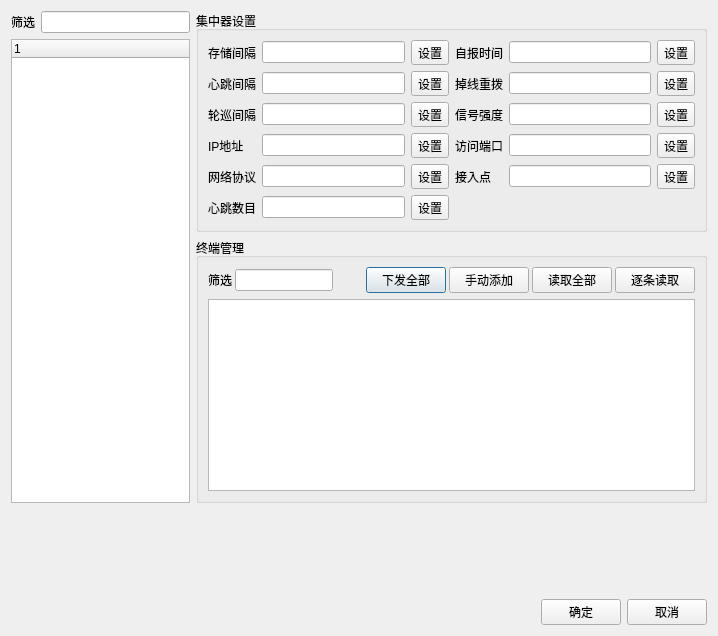
<?xml version="1.0" encoding="UTF-8"?>
<ui version="4.0">
 <class>ConcentratorConfigDlg</class>
 <widget class="QDialog" name="ConcentratorConfigDlg">
  <property name="geometry">
   <rect>
    <x>0</x>
    <y>0</y>
    <width>718</width>
    <height>636</height>
   </rect>
  </property>
  <property name="windowTitle">
   <string/>
  </property>
  <layout class="QVBoxLayout" name="verticalLayout_4">
   <item>
    <layout class="QHBoxLayout" name="horizontalLayout_4">
     <item>
      <layout class="QVBoxLayout" name="verticalLayout">
       <item>
        <layout class="QHBoxLayout" name="horizontalLayout_2">
         <item>
          <widget class="QLabel" name="label_11">
           <property name="text">
            <string>筛选</string>
           </property>
          </widget>
         </item>
         <item>
          <widget class="QLineEdit" name="leConcentratorFilter">
           <property name="maximumSize">
            <size>
             <width>200</width>
             <height>16777215</height>
            </size>
           </property>
          </widget>
         </item>
        </layout>
       </item>
       <item>
        <widget class="QTreeWidget" name="trwConcentrator">
         <property name="maximumSize">
          <size>
           <width>200</width>
           <height>16777215</height>
          </size>
         </property>
         <column>
          <property name="text">
           <string notr="true">1</string>
          </property>
         </column>
        </widget>
       </item>
      </layout>
     </item>
     <item>
      <layout class="QVBoxLayout" name="verticalLayout_3">
       <item>
        <widget class="QGroupBox" name="groupBox">
         <property name="title">
          <string>集中器设置</string>
         </property>
         <layout class="QGridLayout" name="gridLayout">
          <item row="0" column="0">
           <widget class="QLabel" name="label">
            <property name="text">
             <string>存储间隔</string>
            </property>
           </widget>
          </item>
          <item row="0" column="1">
           <widget class="QLineEdit" name="lineEdit_2"/>
          </item>
          <item row="0" column="2">
           <widget class="QToolButton" name="toolButton">
            <property name="text">
             <string>设置</string>
            </property>
           </widget>
          </item>
          <item row="0" column="3">
           <widget class="QLabel" name="label_2">
            <property name="text">
             <string>自报时间</string>
            </property>
           </widget>
          </item>
          <item row="0" column="4">
           <widget class="QLineEdit" name="lineEdit_3"/>
          </item>
          <item row="0" column="5">
           <widget class="QToolButton" name="toolButton_2">
            <property name="text">
             <string>设置</string>
            </property>
           </widget>
          </item>
          <item row="1" column="0">
           <widget class="QLabel" name="label_4">
            <property name="text">
             <string>心跳间隔</string>
            </property>
           </widget>
          </item>
          <item row="1" column="1">
           <widget class="QLineEdit" name="lineEdit_4"/>
          </item>
          <item row="1" column="2">
           <widget class="QToolButton" name="toolButton_4">
            <property name="text">
             <string>设置</string>
            </property>
           </widget>
          </item>
          <item row="1" column="3">
           <widget class="QLabel" name="label_3">
            <property name="text">
             <string>掉线重拨</string>
            </property>
           </widget>
          </item>
          <item row="1" column="4">
           <widget class="QLineEdit" name="lineEdit_5"/>
          </item>
          <item row="1" column="5">
           <widget class="QToolButton" name="toolButton_3">
            <property name="text">
             <string>设置</string>
            </property>
           </widget>
          </item>
          <item row="2" column="0">
           <widget class="QLabel" name="label_6">
            <property name="text">
             <string>轮巡间隔</string>
            </property>
           </widget>
          </item>
          <item row="2" column="1">
           <widget class="QLineEdit" name="lineEdit_6"/>
          </item>
          <item row="2" column="2">
           <widget class="QToolButton" name="toolButton_6">
            <property name="text">
             <string>设置</string>
            </property>
           </widget>
          </item>
          <item row="2" column="3">
           <widget class="QLabel" name="label_5">
            <property name="text">
             <string>信号强度</string>
            </property>
           </widget>
          </item>
          <item row="2" column="4">
           <widget class="QLineEdit" name="lineEdit_7"/>
          </item>
          <item row="2" column="5">
           <widget class="QToolButton" name="toolButton_5">
            <property name="text">
             <string>设置</string>
            </property>
           </widget>
          </item>
          <item row="3" column="0">
           <widget class="QLabel" name="label_8">
            <property name="text">
             <string>IP地址</string>
            </property>
           </widget>
          </item>
          <item row="3" column="1">
           <widget class="QLineEdit" name="lineEdit_8"/>
          </item>
          <item row="3" column="2">
           <widget class="QToolButton" name="toolButton_8">
            <property name="text">
             <string>设置</string>
            </property>
           </widget>
          </item>
          <item row="3" column="3">
           <widget class="QLabel" name="label_7">
            <property name="text">
             <string>访问端口</string>
            </property>
           </widget>
          </item>
          <item row="3" column="4">
           <widget class="QLineEdit" name="lineEdit_9"/>
          </item>
          <item row="3" column="5">
           <widget class="QToolButton" name="toolButton_7">
            <property name="text">
             <string>设置</string>
            </property>
           </widget>
          </item>
          <item row="4" column="0">
           <widget class="QLabel" name="label_10">
            <property name="text">
             <string>网络协议</string>
            </property>
           </widget>
          </item>
          <item row="4" column="1">
           <widget class="QLineEdit" name="lineEdit_10"/>
          </item>
          <item row="4" column="2">
           <widget class="QToolButton" name="toolButton_10">
            <property name="text">
             <string>设置</string>
            </property>
           </widget>
          </item>
          <item row="4" column="3">
           <widget class="QLabel" name="label_9">
            <property name="text">
             <string>接入点</string>
            </property>
           </widget>
          </item>
          <item row="4" column="4">
           <widget class="QLineEdit" name="lineEdit_11"/>
          </item>
          <item row="4" column="5">
           <widget class="QToolButton" name="toolButton_9">
            <property name="text">
             <string>设置</string>
            </property>
           </widget>
          </item>
          <item row="5" column="0">
           <widget class="QLabel" name="label_12">
            <property name="text">
             <string>心跳数目</string>
            </property>
           </widget>
          </item>
          <item row="5" column="1">
           <widget class="QLineEdit" name="lineEdit_12"/>
          </item>
          <item row="5" column="2">
           <widget class="QToolButton" name="toolButton_12">
            <property name="text">
             <string>设置</string>
            </property>
           </widget>
          </item>
         </layout>
        </widget>
       </item>
       <item>
        <widget class="QGroupBox" name="groupBox_2">
         <property name="title">
          <string>终端管理</string>
         </property>
         <layout class="QVBoxLayout" name="verticalLayout_2">
          <item>
           <layout class="QHBoxLayout" name="horizontalLayout">
            <property name="spacing">
             <number>3</number>
            </property>
            <item>
             <widget class="QLabel" name="label_13">
              <property name="text">
               <string>筛选</string>
              </property>
             </widget>
            </item>
            <item>
             <widget class="QLineEdit" name="lineEdit"/>
            </item>
            <item>
             <spacer name="horizontalSpacer_3">
              <property name="orientation">
               <enum>Qt::Horizontal</enum>
              </property>
              <property name="sizeHint" stdset="0">
               <size>
                <width>40</width>
                <height>20</height>
               </size>
              </property>
             </spacer>
            </item>
            <item>
             <widget class="QPushButton" name="btnSendAll">
              <property name="text">
               <string>下发全部</string>
              </property>
             </widget>
            </item>
            <item>
             <widget class="QPushButton" name="btnSendOne">
              <property name="text">
               <string>手动添加</string>
              </property>
             </widget>
            </item>
            <item>
             <widget class="QPushButton" name="btnReadAll">
              <property name="text">
               <string>读取全部</string>
              </property>
             </widget>
            </item>
            <item>
             <widget class="QPushButton" name="btnReadOne">
              <property name="text">
               <string>逐条读取</string>
              </property>
             </widget>
            </item>
           </layout>
          </item>
          <item>
           <widget class="QTableWidget" name="tawTerminal"/>
          </item>
         </layout>
        </widget>
       </item>
      </layout>
     </item>
    </layout>
   </item>
   <item>
    <spacer name="verticalSpacer">
     <property name="orientation">
      <enum>Qt::Vertical</enum>
     </property>
     <property name="sizeHint" stdset="0">
      <size>
       <width>20</width>
       <height>35</height>
      </size>
     </property>
    </spacer>
   </item>
   <item>
    <layout class="QHBoxLayout" name="horizontalLayout_3">
     <item>
      <spacer name="horizontalSpacer_2">
       <property name="orientation">
        <enum>Qt::Horizontal</enum>
       </property>
       <property name="sizeHint" stdset="0">
        <size>
         <width>40</width>
         <height>20</height>
        </size>
       </property>
      </spacer>
     </item>
     <item>
      <widget class="QPushButton" name="pushButton_5">
       <property name="text">
        <string>确定</string>
       </property>
      </widget>
     </item>
     <item>
      <widget class="QPushButton" name="pushButton_6">
       <property name="text">
        <string>取消</string>
       </property>
      </widget>
     </item>
    </layout>
   </item>
  </layout>
 </widget>
 <resources/>
 <connections/>
</ui>
